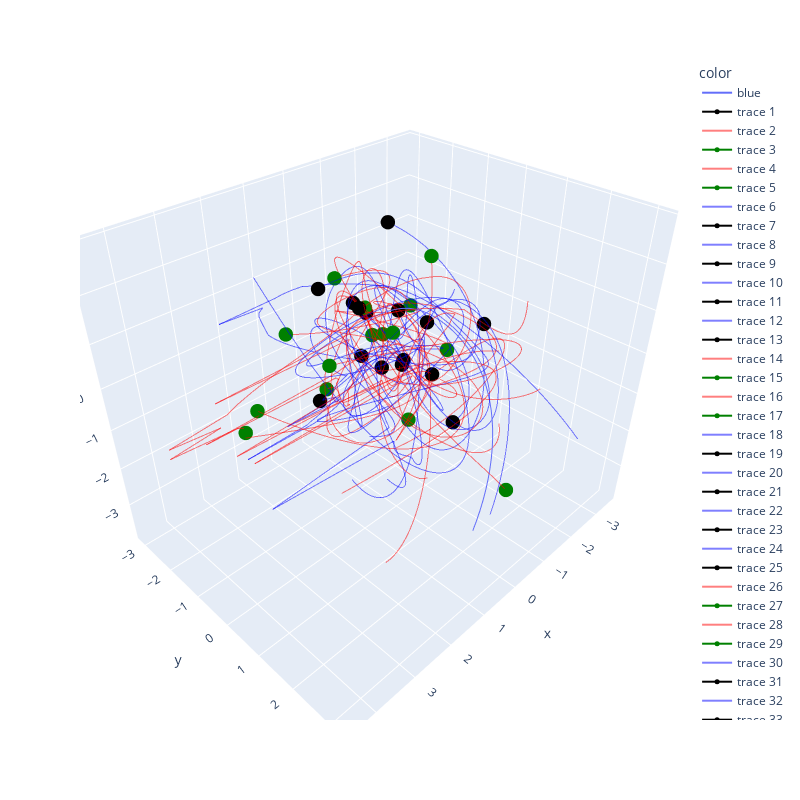

Notebook code for this chart:
### Code cell
first = True
correct_left = np.array([])
for i, trial in enumerate(training_trials):
    if ((trial['choice']==1) & (trial['feedbackType']==1)):
        sessionTest = Session(bin_size)
        sessionTest.add_trial(i, y=trial['spikes_df'].T)
        sessionTest = vi.infer(sessionTest, params=params)
        values = StandardScaler().fit_transform(sessionTest.z)
        # values = sessionTest.z
        print(i)
        if first:
            fig = px.line_3d(x=values[:, 0], y=values[:, 1], z=values[:, 2], color=["blue"]*len(values), width=800, height=800)
            first = False
        else:
            fig.add_scatter3d(x=values[:, 0], y=values[:, 1], z=values[:, 2], mode='lines', line={'color':"blue"}, opacity=0.5)
            
        fig.add_scatter3d(x=values[-1:, 0], y=values[-1:, 1], z=values[-1:, 2], marker={'color':'black', 'size':5}) # Marks the end point of the trial
        plt.figure(1)
        plt.plot(np.arange(0, len(values), 1), values[:, 0], color='red', alpha=0.3)
        plt.plot(np.arange(0, len(values), 1), values[:, 1], color='green', alpha=0.3)
        plt.plot(np.arange(0, len(values), 1), values[:, 2], color='blue', alpha=0.3)
        # plt.plot(np.arange(0, len(values), 1), values[:, 3], color='orange', alpha=0.3)
        # plt.plot(np.arange(0, len(values), 1), values[:, 4], color='black', alpha=0.3)
        # plt.plot(np.arange(0, len(values), 1), values[:, 5], color='purple', alpha=0.3)
        # plt.plot(np.arange(0, len(values), 1), values[:, 6], color='brown', alpha=0.3)
        # plt.plot(np.arange(0, len(values), 1), values[:, 7], color='yellow', alpha=0.3)
        
    elif ((trial['choice']==-1) & (trial['feedbackType']==1)):
        sessionTest = Session(bin_size)
        sessionTest.add_trial(i, y=trial['spikes_df'].T)
        sessionTest = vi.infer(sessionTest, params=params)
        values = StandardScaler().fit_transform(sessionTest.z)
        # values = sessionTest.z
        if first:
            fig  = px.line_3d(x=values[:, 0], y=values[:, 1], z=values[:, 2], color=["red"]*len(values), width=800, height=800)
            first = False
        else:
            fig.add_scatter3d(x=values[:, 0], y=values[:, 1], z=values[:, 2], mode='lines', line={'color':"red"}, opacity=0.5)
        fig.add_scatter3d(x=values[-1:, 0], y=values[-1:, 1], z=values[-1:, 2], marker={'color':'green', 'size':5}) # Marks the end point of the trial
        plt.figure(2)
        plt.plot(np.arange(0, len(values), 1), values[:, 0], color='red', alpha=0.3)
        plt.plot(np.arange(0, len(values), 1), values[:, 1], color='green', alpha=0.3)
        plt.plot(np.arange(0, len(values), 1), values[:, 2], color='blue', alpha=0.3)
        # plt.plot(np.arange(0, len(values), 1), values[:, 3], color='orange', alpha=0.3)
        # plt.plot(np.arange(0, len(values), 1), values[:, 4], color='black', alpha=0.3)
        # plt.plot(np.arange(0, len(values), 1), values[:, 5], color='purple', alpha=0.3)
        # plt.plot(np.arange(0, len(values), 1), values[:, 6], color='brown', alpha=0.3)
        # plt.plot(np.arange(0, len(values), 1), values[:, 7], color='yellow', alpha=0.3)
fig.show()
plt.show()
